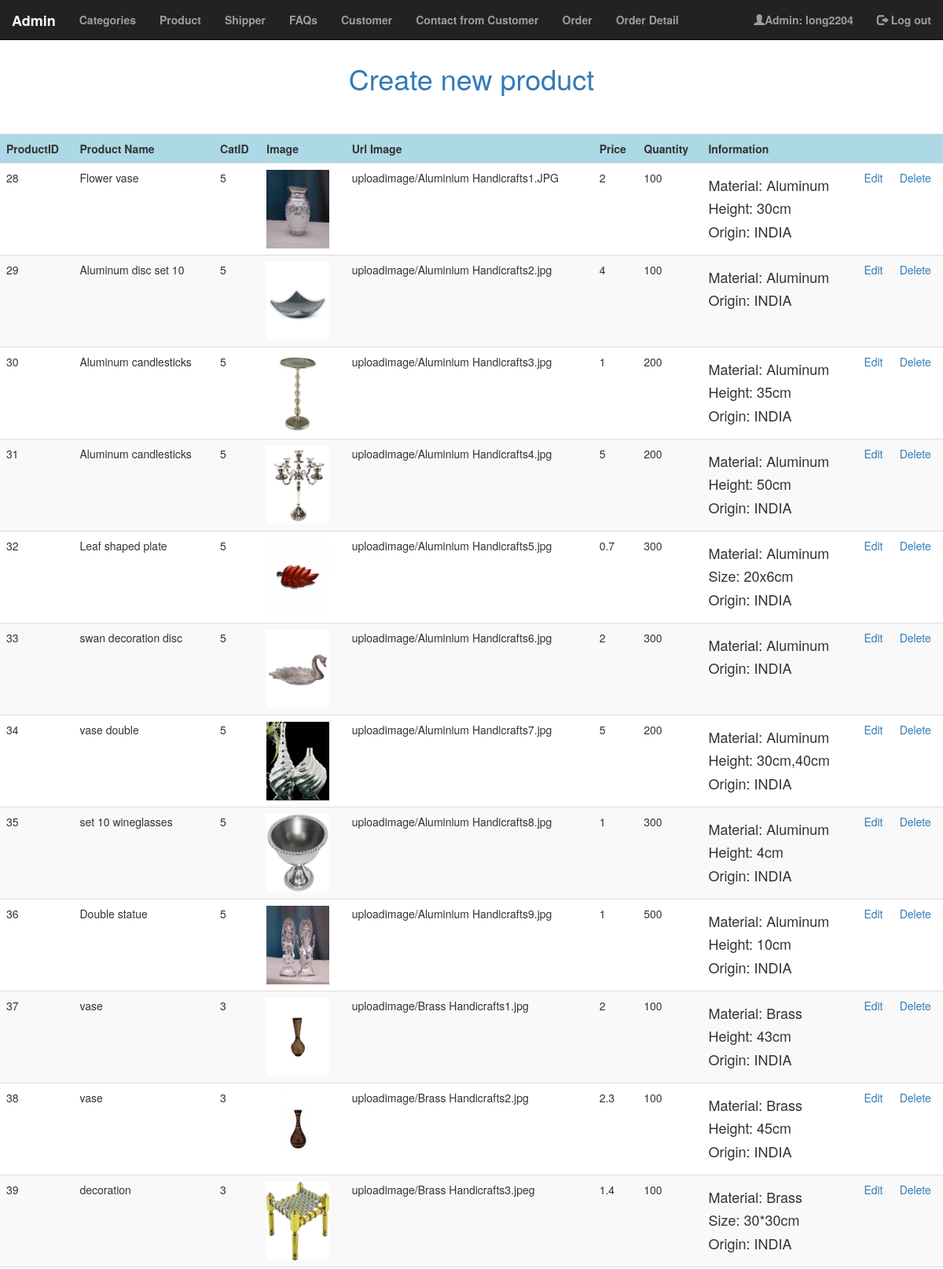
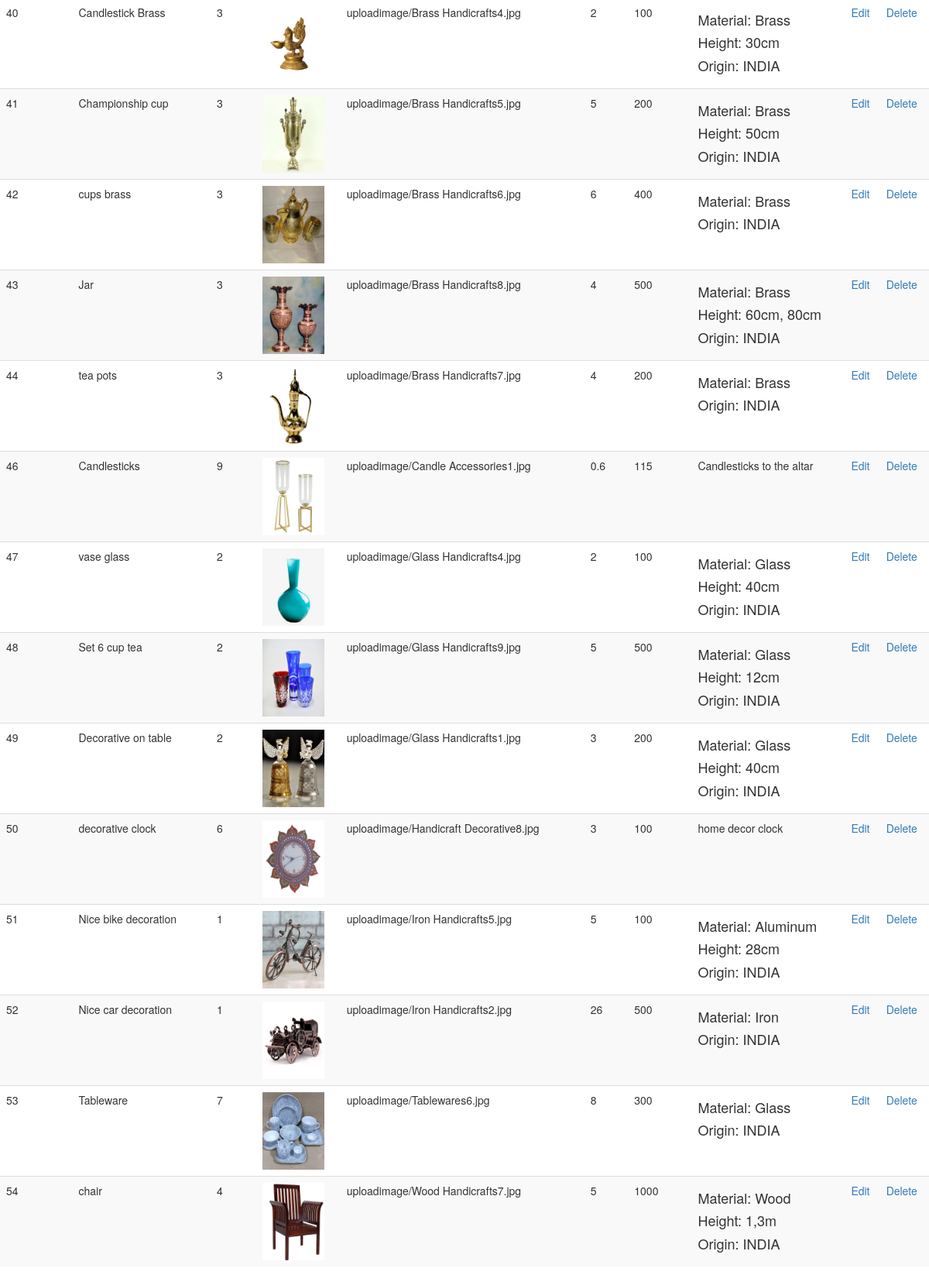
/code/foradmin/Products/index.php (signed in), run on the app's committed database (2 pictures, top to bottom).
### tables this page shows
CREATE TABLE `products` (
  `ProductID` int(11) NOT NULL,
  `Name` varchar(100) NOT NULL,
  `CatID` int(11) DEFAULT NULL,
  `Image` blob NOT NULL,
  `Price` float NOT NULL,
  `Quantity` int(11) NOT NULL,
  `Information` varchar(1000) NOT NULL
);

### code/foradmin/lib/database.php (called while the page is built, shortened)
<?php
function db_connect() {
    $connection = mysqli_connect(DB_SERVER, DB_USER, DB_PASS, DB_NAME);
    return $connection;
}
$db = db_connect();
function confirm_query_result($result){
    global $db;
    if (!$result){
        echo mysqli_error($db);
        db_disconnect($db);
        exit;
    } else {
        return $result;
    }
}
function find_all_products(){
    global $db;
    $sql = "SELECT * FROM products ";
    $result = mysqli_query($db, $sql);
    return confirm_query_result($result);
}
?>

### code/foradmin/Products/index.php (the view, shortened to what this page needs)
<?php
require_once('../admin/adminheader.php');
?>
<!DOCTYPE html>
<html>
<head>
    <link rel="stylesheet" href="../../css/bootstrap.min.css">
</head>
<body>
    <a href="new.php" style="text-align:center;"><h1>Create new product</h1></a> <br><br>
    <table class="table table-striped">
        <tr>
            <th>ProductID</th>
            <th>Product Name</th>
            <th>CatID</th>
            <th>Image</th>
            <th>Url Image</th>
            <th>Price</th>
            <th>Quantity</th>
            <th>Information</th>
            <th>&nbsp;</th>
            <th>&nbsp;</th>
  	    </tr>
        <?php
        $product_set = find_all_products();
        $count = mysqli_num_rows($product_set);
        for ($i = 0; $i < $count; $i++):
            $product = mysqli_fetch_assoc($product_set);
        ?>
            <tr>
                <td><?php echo $product['ProductID']; ?></td>
                <td><?php echo $product['Name']; ?></td>
                <td><?php echo $product['CatID']; ?></td>
                <td><img height=100 src="<?php echo $product['Image']; ?>"></td>
                <td><?php echo $product['Image']; ?></td>
                <td><?php echo $product['Price']; ?></td>
                <td><?php echo $product['Quantity']; ?></td>
                <td><?php echo $product['Information']; ?></td>
                <td><a href="<?php echo 'edit.php?id='.$product['ProductID']; ?>">Edit</a></td>
                <td><a href="<?php echo 'delete.php?id='.$product['ProductID']; ?>">Delete</a></td>
            </tr>
        <?php
        endfor;
        ?>
    </table>
</body>
</html>

### code/foradmin/Admin/AdminHeader.php (shortened to what this page needs)
<?php
require_once("../lib/database.php");
?>
<!DOCTYPE html>
<html lang="en">
<head>
  <link rel="stylesheet" href="https://maxcdn.bootstrapcdn.com/bootstrap/3.4.0/css/bootstrap.min.css">
</head>
<body>
<nav class="navbar navbar-inverse navbar-fixed-top">
  <div class="container-fluid">
    <div class="navbar-header">
      <a class="navbar-brand" href="../admin/AdminHome.php"><b>Admin</b></a>
    </div>
    <div class="collapse navbar-collapse" id="myNavbar">
      <ul class="nav navbar-nav">
        <li><a href="../categories/"><b>Categories</b></a></li>
        <li><a href="../products/"><b>Product</b></a></li>
        <li><a href="../shipper/"><b>Shipper</b></a></li>
        <li><a href="../faqs/"><b>FAQs</b></a></li>
        <li><a href="../customer/"><b>Customer</b></a></li>
        <li><a href="../Contact/"><b>Contact from Customer</b></a></li>
        <li><a href="../order/"><b>Order</b></a></li>
        <li><a href="../orderdetail/"><b>Order Detail</b></a></li>
      </ul>
      <ul class="nav navbar-nav navbar-right">
          <li><a href="#"><b><span class="glyphicon glyphicon-user"></span><?php include('user.php'); ?></b></a></li>
          <li><a href="../logout.php"><b><span class="glyphicon glyphicon-log-out"></span> Log out</b></a></li>
      </ul>
    </div>
  </div>
</nav>
<br><br><br>
</body>
</html>

### code/foradmin/Admin/user.php
Admin: <?php echo isset($_SESSION['adminname'])?$_SESSION['adminname']: redirect_to('../Adminlogin.php'); ?>

### code/foradmin/Admin/AdminHeader.php (style rules this page uses)
body { margin-top:70px; }

### code/foradmin/Products/index.php (style rules this page uses)
table th { background-color:lightblue; }

### data on the page
products: ProductID "28", Name "Flower vase", CatID "5", Image (picture), Image "uploadimage/Aluminium Handicrafts1.JPG", Price "2", Quantity "100", Information "Material: Aluminum Height: 30cm Origin: INDIA"
products: ProductID "29", Name "Aluminum disc set 10", CatID "5", Image (picture), Image "uploadimage/Aluminium Handicrafts2.jpg", Price "4", Quantity "100", Information "Material: Aluminum Origin: INDIA"
products: ProductID "30", Name "Aluminum candlesticks", CatID "5", Image (picture), Image "uploadimage/Aluminium Handicrafts3.jpg", Price "1", Quantity "200", Information "Material: Aluminum Height: 35cm Origin: INDIA"
products: ProductID "31", Name "Aluminum candlesticks", CatID "5", Image (picture), Image "uploadimage/Aluminium Handicrafts4.jpg", Price "5", Quantity "200", Information "Material: Aluminum Height: 50cm Origin: INDIA"
products: ProductID "32", Name "Leaf shaped plate", CatID "5", Image (picture), Image "uploadimage/Aluminium Handicrafts5.jpg", Price "0.7", Quantity "300", Information "Material: Aluminum Size: 20x6cm Origin: INDIA"
products: ProductID "33", Name "swan decoration disc", CatID "5", Image (picture), Image "uploadimage/Aluminium Handicrafts6.jpg", Price "2", Quantity "300", Information "Material: Aluminum Origin: INDIA"
products: ProductID "34", Name "vase double", CatID "5", Image (picture), Image "uploadimage/Aluminium Handicrafts7.jpg", Price "5", Quantity "200", Information "Material: Aluminum Height: 30cm,40cm Origin: INDIA"
products: ProductID "35", Name "set 10 wineglasses", CatID "5", Image (picture), Image "uploadimage/Aluminium Handicrafts8.jpg", Price "1", Quantity "300", Information "Material: Aluminum Height: 4cm Origin: INDIA"
products: ProductID "36", Name "Double statue", CatID "5", Image (picture), Image "uploadimage/Aluminium Handicrafts9.jpg", Price "1", Quantity "500", Information "Material: Aluminum Height: 10cm Origin: INDIA"
products: ProductID "37", Name "vase", CatID "3", Image (picture), Image "uploadimage/Brass Handicrafts1.jpg", Price "2", Quantity "100", Information "Material: Brass Height: 43cm Origin: INDIA"
products: ProductID "38", Name "vase", CatID "3", Image (picture), Image "uploadimage/Brass Handicrafts2.jpg", Price "2.3", Quantity "100", Information "Material: Brass Height: 45cm Origin: INDIA"
products: ProductID "39", Name "decoration", CatID "3", Image (picture), Image "uploadimage/Brass Handicrafts3.jpeg", Price "1.4", Quantity "100", Information "Material: Brass Size: 30*30cm Origin: INDIA"
products: ProductID "40", Name "Candlestick Brass", CatID "3", Image (picture), Image "uploadimage/Brass Handicrafts4.jpg", Price "2", Quantity "100", Information "Material: Brass Height: 30cm Origin: INDIA"
products: ProductID "41", Name "Championship cup", CatID "3", Image (picture), Image "uploadimage/Brass Handicrafts5.jpg", Price "5", Quantity "200", Information "Material: Brass Height: 50cm Origin: INDIA"
products: ProductID "42", Name "cups brass", CatID "3", Image (picture), Image "uploadimage/Brass Handicrafts6.jpg", Price "6", Quantity "400", Information "Material: Brass Origin: INDIA"
products: ProductID "43", Name "Jar", CatID "3", Image (picture), Image "uploadimage/Brass Handicrafts8.jpg", Price "4", Quantity "500", Information "Material: Brass Height: 60cm, 80cm Origin: INDIA"
products: ProductID "44", Name "tea pots", CatID "3", Image (picture), Image "uploadimage/Brass Handicrafts7.jpg", Price "4", Quantity "200", Information "Material: Brass Origin: INDIA"
products: ProductID "46", Name "Candlesticks", CatID "9", Image (picture), Image "uploadimage/Candle Accessories1.jpg", Price "0.6", Quantity "115", Information "Candlesticks to the altar"
products: ProductID "47", Name "vase glass", CatID "2", Image (picture), Image "uploadimage/Glass Handicrafts4.jpg", Price "2", Quantity "100", Information "Material: Glass Height: 40cm Origin: INDIA"
products: ProductID "48", Name "Set 6 cup tea", CatID "2", Image (picture), Image "uploadimage/Glass Handicrafts9.jpg", Price "5", Quantity "500", Information "Material: Glass Height: 12cm Origin: INDIA"
products: ProductID "49", Name "Decorative on table", CatID "2", Image (picture), Image "uploadimage/Glass Handicrafts1.jpg", Price "3", Quantity "200", Information "Material: Glass Height: 40cm Origin: INDIA"
products: ProductID "50", Name "decorative clock", CatID "6", Image (picture), Image "uploadimage/Handicraft Decorative8.jpg", Price "3", Quantity "100", Information "home decor clock"
products: ProductID "51", Name "Nice bike decoration", CatID "1", Image (picture), Image "uploadimage/Iron Handicrafts5.jpg", Price "5", Quantity "100", Information "Material: Aluminum Height: 28cm Origin: INDIA"
products: ProductID "52", Name "Nice car decoration", CatID "1", Image (picture), Image "uploadimage/Iron Handicrafts2.jpg", Price "26", Quantity "500", Information "Material: Iron Origin: INDIA"
products: ProductID "53", Name "Tableware", CatID "7", Image (picture), Image "uploadimage/Tablewares6.jpg", Price "8", Quantity "300", Information "Material: Glass Origin: INDIA"
products: ProductID "54", Name "chair", CatID "4", Image (picture), Image "uploadimage/Wood Handicrafts7.jpg", Price "5", Quantity "1000", Information "Material: Wood Height: 1,3m Origin: INDIA"

### other printed values
$_SESSION['adminname'] "long2204"
